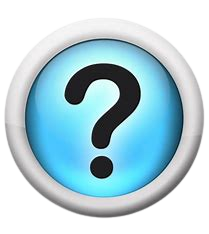
#> input picture Recursos/Imagenes/ayuda.png, 209 x 234 px, given in place of trofeos.png, which was not available
$ python -i Padel.py   (imports and definitions only)
#> lines starting #> are read from the running program, lines starting #| are printed output that depends on the picture; pictures that were not available may be replaced by others from this repository, and a replacement may not be noted
#IMPORTANTE: LEE DETENIDAMENTE LAS INSTRUCCIONES DE INSTALACIÓN ANTES DE USAR LA APLICACIÓN
#IMPORTANT: READ THE INSTALLATION INSTRUCTIONS CAREFULLY BEFORE USING THE APPLICATION.

import random
import csv
import sys
import os
import pandas as pd
import tkinter as tk
from tkinter import ttk, PhotoImage, Label, font, messagebox
from PIL import Image, ImageTk
from pygame import mixer

directorio_proyecto = os.getcwd()
ruta_partidosCSV = os.path.join(directorio_proyecto, 'Recursos', 'CSV', 'partidos.csv')
ruta_resultadosCSV = os.path.join(directorio_proyecto, 'Recursos', 'CSV', 'resultados.csv')
ruta_victoriasCSV = os.path.join(directorio_proyecto, 'Recursos', 'CSV', 'victorias.csv')
ruta_gamesCSV = os.path.join(directorio_proyecto, 'Recursos', 'CSV', 'games.csv')
ruta_resultsCSV = os.path.join(directorio_proyecto, 'Recursos', 'CSV', 'results.csv')
ruta_victoriesCSV = os.path.join(directorio_proyecto, 'Recursos', 'CSV', 'victories.csv')
ruta_borrar = os.path.join(directorio_proyecto, 'Recursos', 'Imagenes', 'borrar_datos.png')
ruta_estadisticas_equipos = os.path.join(directorio_proyecto, 'Recursos', 'Imagenes', 'estadisticas_equipos.png')
ruta_estadisticas_partidos = os.path.join(directorio_proyecto, 'Recursos', 'Imagenes', 'estadisticas_partidos.png')
ruta_estadisticas_torneos = os.path.join(directorio_proyecto, 'Recursos', 'Imagenes', 'estadisticas_torneos.png')
ruta_salir = os.path.join(directorio_proyecto, 'Recursos', 'Imagenes', 'salir.png')
ruta_simular_torneo = os.path.join(directorio_proyecto, 'Recursos', 'Imagenes', 'simular_torneo.png')
ruta_volver = os.path.join(directorio_proyecto, 'Recursos', 'Imagenes', 'volver.png')
ruta_ayuda = os.path.join(directorio_proyecto, 'Recursos', 'Imagenes', 'ayuda.png')
ruta_ingles = os.path.join(directorio_proyecto, 'Recursos', 'Imagenes', 'ingles.png')
ruta_español = os.path.join(directorio_proyecto, 'Recursos', 'Imagenes', 'español.png')
ruta_simular1 = os.path.join(directorio_proyecto, 'Recursos', 'Imagenes', 'simular1.png')
ruta_simular5 = os.path.join(directorio_proyecto, 'Recursos', 'Imagenes', 'simular5.png')
ruta_simular10 = os.path.join(directorio_proyecto, 'Recursos', 'Imagenes', 'simular10.png')
ruta_simular100 = os.path.join(directorio_proyecto, 'Recursos', 'Imagenes', 'simular100.png')
ruta_buscador = os.path.join(directorio_proyecto, 'Recursos', 'Imagenes', 'buscador.png')
ruta_volumenON = os.path.join(directorio_proyecto, 'Recursos', 'Imagenes', 'volumen_on.png')
ruta_volumenOFF = os.path.join(directorio_proyecto, 'Recursos', 'Imagenes', 'volumen_off.png')
ruta_escudo_filtrar = os.path.join(directorio_proyecto, 'Recursos', 'Imagenes', 'escudo_filtrar.png')
ruta_set_filtrar = os.path.join(directorio_proyecto, 'Recursos', 'Imagenes', 'set_filtrar.png')
ruta_ganador_filtrar = os.path.join(directorio_proyecto, 'Recursos', 'Imagenes', 'ganador_filtrar.png')
ruta_filtroayuda = os.path.join(directorio_proyecto, 'Recursos', 'Imagenes', 'filtro_ayuda.PNG')
ruta_filtrar_datos= os.path.join(directorio_proyecto, 'Recursos', 'Imagenes', 'filtrar_datos.png')
ruta_limpiar_filtros = os.path.join(directorio_proyecto, 'Recursos', 'Imagenes', 'limpiar_filtros.png')
ruta_trofeo_platino = os.path.join(directorio_proyecto, 'Recursos', 'Imagenes', 'trofeo_platino.png')
ruta_trofeo_plata = os.path.join(directorio_proyecto, 'Recursos', 'Imagenes', 'trofeo_plata.png')
ruta_trofeo_oro = os.path.join(directorio_proyecto, 'Recursos', 'Imagenes', 'trofeo_oro.png')
ruta_trofeo_bronce = os.path.join(directorio_proyecto, 'Recursos', 'Imagenes', 'trofeo_bronce.png')
ruta_trofeo_no_conseguido = os.path.join(directorio_proyecto, 'Recursos', 'Imagenes', 'trofeo_no_conseguido.png')
ruta_trofeo = os.path.join(directorio_proyecto, 'Recursos', 'Imagenes', 'trofeos.png')
ruta_simular_ayuda = os.path.join(directorio_proyecto, 'Recursos', 'Imagenes', 'simular_ayuda.PNG')
ruta_trofeos_ayuda = os.path.join(directorio_proyecto, 'Recursos', 'Imagenes', 'trofeos_ayuda.PNG')
ruta_volumen_ayuda = os.path.join(directorio_proyecto, 'Recursos', 'Imagenes', 'volumen_ayuda.PNG')
ruta_cambio_idioma_ayuda = os.path.join(directorio_proyecto, 'Recursos', 'Imagenes', 'cambio_idioma_ayuda.PNG')
ruta_limpiar_ayuda = os.path.join(directorio_proyecto, 'Recursos', 'Imagenes', 'limpiar_ayuda.PNG')
ruta_maintheme= os.path.join(directorio_proyecto, 'Recursos', 'Audio', 'main_theme.mp3')
ruta_ganar_trofeo= os.path.join(directorio_proyecto, 'Recursos', 'Audio', 'trofeo.mp3')

trofeos_conseguidos = [False, False, False, False, False, False, False, False, False, False, False, False, False, False, False, False, False]
simula=[False, False, False, False]
filtros=[False, False, False, False, False, False, False, False, False, False, False, False, False, False, False, False, False, False, False, False, False, False]

# [249 lines left out: functions generar_partidos, clasificar_equipo, simular_partidos, calcular_porcentaje_victoria, actualizar_victorias, main, not called in this run]

def generar_interfaz():
    # [21 lines left out: function trofeo, not called in this run]

    mixer.init()
    mixer.music.load(ruta_maintheme)
    # [10 lines left out: function toggle_mute, not called in this run]
    mixer.music.play(loops=-1)

    ventana = tk.Tk()
    idioma= True

    # [1110 lines left out: functions mostrar_trofeos, cambiar_idioma_ingles, cambiar_idioma_español, abrir_ventana_ayuda, simular_torneo, mostrar_historial_partidos and 5 more, not called in this run]

    if idioma:
        titulo_ventana= "Torneo de Padel"
    else: titulo_ventana = "Padel Tournament"
    ventana.title(titulo_ventana)
    ventana.attributes('-fullscreen', True)
    ventana.configure(bg="#03254c")
    ancho_imagen= 125
    alto_imagen=120
    imagen_borrar = PhotoImage(file=ruta_borrar)
    imagen_estadisticas_equipos = PhotoImage(file=ruta_estadisticas_equipos)
    imagen_estadisticas_partidos = PhotoImage(file=ruta_estadisticas_partidos)
    imagen_estadisticas_torneos = PhotoImage(file=ruta_estadisticas_torneos)
    imagen_salir = PhotoImage(file=ruta_salir)
    imagen_simular_torneo = PhotoImage(file=ruta_simular_torneo)
    imagen_ayuda = PhotoImage(file=ruta_ayuda)
    imagen_trofeos = Image.open(ruta_trofeo)
#> imagen_trofeos is the input picture: PIL image 209x234 RGBA; mean R, G, B, A 90.4, 120.1, 129.7, 162.6
    imagen_trofeos125x120= imagen_trofeos.resize((ancho_imagen,alto_imagen),Image.LANCZOS)
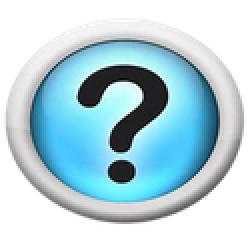
#> imagen_trofeos125x120: PIL image 125x120 RGBA (shown 2 times larger); mean R, G, B, A 93.5, 123.1, 132.7, 162.6; transparent parts drawn white
    imagen_trofeosfinal = ImageTk.PhotoImage(imagen_trofeos125x120)
    imagen_español = Image.open(ruta_español)
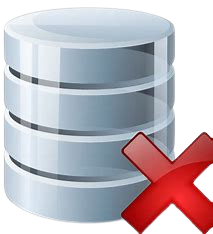
#> input picture Recursos/Imagenes/borrar_datos.png, 213 x 234 px, given in place of español.png, which was not available
#> imagen_español is the input picture: PIL image 213x234 RGBA; mean R, G, B, A 134.7, 126.6, 134, 192.6
    imagen_español125x120= imagen_español.resize((ancho_imagen,alto_imagen),Image.LANCZOS)
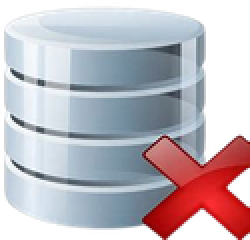
#> imagen_español125x120: PIL image 125x120 RGBA (shown 2 times larger); mean R, G, B, A 137.2, 128.7, 136.3, 192.6; transparent parts drawn white
    imagen_españolfinal = ImageTk.PhotoImage(imagen_español125x120)
    imagen_ingles = Image.open(ruta_ingles)
    imagen_ingles125x120= imagen_ingles.resize((ancho_imagen,alto_imagen),Image.LANCZOS)
    imagen_inglesfinal = ImageTk.PhotoImage(imagen_ingles125x120)
#> (the run stopped early here; a loop or call above may not have finished)
